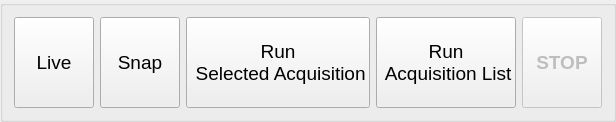
         <widget class="QGroupBox" name="groupBox">
          <property name="sizePolicy">
           <sizepolicy hsizetype="Preferred" vsizetype="Preferred">
            <horstretch>0</horstretch>
            <verstretch>0</verstretch>
           </sizepolicy>
          </property>
          <property name="minimumSize">
           <size>
            <width>0</width>
            <height>120</height>
           </size>
          </property>
          <property name="title">
           <string/>
          </property>
          <layout class="QHBoxLayout" name="horizontalLayout_2">
           <item>
            <widget class="QPushButton" name="LiveButton">
             <property name="minimumSize">
              <size>
               <width>0</width>
               <height>91</height>
              </size>
             </property>
             <property name="font">
              <font>
               <pointsize>14</pointsize>
               <weight>50</weight>
               <italic>false</italic>
               <bold>false</bold>
              </font>
             </property>
             <property name="text">
              <string>Live</string>
             </property>
            </widget>
           </item>
           <item>
            <widget class="QPushButton" name="SnapButton">
             <property name="enabled">
              <bool>true</bool>
             </property>
             <property name="minimumSize">
              <size>
               <width>0</width>
               <height>91</height>
              </size>
             </property>
             <property name="font">
              <font>
               <pointsize>14</pointsize>
               <weight>50</weight>
               <italic>false</italic>
               <bold>false</bold>
              </font>
             </property>
             <property name="text">
              <string>Snap</string>
             </property>
            </widget>
           </item>
           <item>
            <widget class="QPushButton" name="RunSelectedAcquisitionButton">
             <property name="enabled">
              <bool>true</bool>
             </property>
             <property name="minimumSize">
              <size>
               <width>0</width>
               <height>91</height>
              </size>
             </property>
             <property name="font">
              <font>
               <pointsize>14</pointsize>
               <weight>50</weight>
               <italic>false</italic>
               <bold>false</bold>
              </font>
             </property>
             <property name="text">
              <string>Run 
 Selected Acquisition</string>
             </property>
            </widget>
           </item>
           <item>
            <widget class="QPushButton" name="RunAcquisitionListButton">
             <property name="enabled">
              <bool>true</bool>
             </property>
             <property name="minimumSize">
              <size>
               <width>0</width>
               <height>91</height>
              </size>
             </property>
             <property name="font">
              <font>
               <pointsize>14</pointsize>
               <weight>50</weight>
               <italic>false</italic>
               <bold>false</bold>
              </font>
             </property>
             <property name="text">
              <string>Run 
 Acquisition List</string>
             </property>
            </widget>
           </item>
           <item>
            <widget class="QPushButton" name="StopButton">
             <property name="enabled">
              <bool>false</bool>
             </property>
             <property name="minimumSize">
              <size>
               <width>0</width>
               <height>91</height>
              </size>
             </property>
             <property name="font">
              <font>
               <pointsize>14</pointsize>
               <weight>75</weight>
               <italic>false</italic>
               <bold>true</bold>
              </font>
             </property>
             <property name="text">
              <string>STOP</string>
             </property>
            </widget>
           </item>
          </layout>
         </widget>
